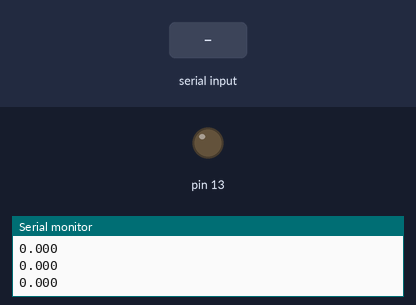
Simulated run of this sketch. Board: Arduino Uno, built with avr-gcc and run on an emulated ATmega328P. Shown: output pins drawn as LEDs (lit = HIGH), the last lines printed to the serial monitor. The inputs (shaded band) are chosen by the test bench.

Above: at 1.2 s.
1.3 s: "90,45\n" received over Serial
At 2.5 s:
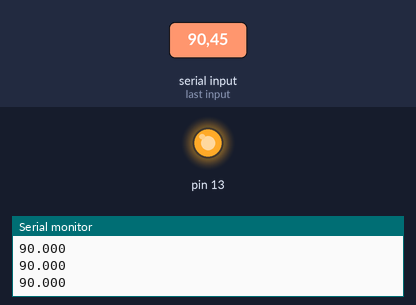
2.8 s: "0\n" received over Serial
At 3.5 s:
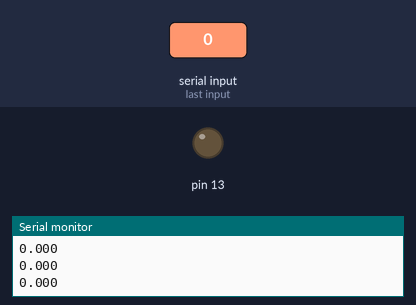
4.3 s: "30,150\n" received over Serial
At 4.9 s:
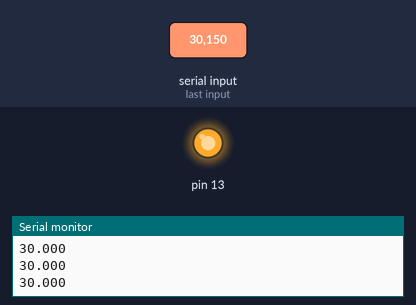
Timing chart, 0 to 7.3 s (numbered marks = the images above; inputs shaded):
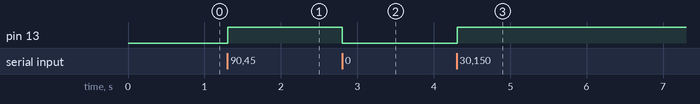

The sketch:

SerialPythonArduino.ino
```cpp
unsigned long lastTime,sampleTime; // Tiempo muestreo

String inputString = "";  // Almacenar la cadena recibida
bool stringComplete = false;// Indicar que ha recibido una cadena
const char separator = ','; // Separador (,)
const int dataLength = 2; // Cantidad de datos que vamos recibir
double data[dataLength]; // Vector que va almacenar los datos recibidos

void setup() {

  Serial.begin(9600); // Configurar los baudios

  sampleTime = 100; // Tiempo de muestreo 100ms
  lastTime = millis(); // Tiempo transcurrido
  pinMode(13, OUTPUT);

}

void loop() {

  if (stringComplete)
  {
    for (int i = 0; i < dataLength ; i++)
    {
      int index = inputString.indexOf(separator);
      data[i] = inputString.substring(0, index).toFloat();
      inputString = inputString.substring(index + 1);
    }
    inputString = "";
    stringComplete = false;

  }
     if (data[0] == 0) {
      digitalWrite(13, LOW);
     }else {
      digitalWrite(13, HIGH);
     }


 if (millis()-lastTime >= sampleTime)
 {
  lastTime=millis();
  Serial.println(data[0],3);
  //Serial.println(data[1],3);
 }

}

void serialEvent() {
  while (Serial.available()) {
    char inChar = (char)Serial.read();
    inputString += inChar;

    if (inChar == '\n') {
      stringComplete = true;
    }
  }
}
```

Measured:
- after the input at 1.3 s, pin 13: LOW → HIGH at once
- after the input at 2.8 s, pin 13: HIGH → LOW at once
- after the input at 4.3 s, pin 13: LOW → HIGH at once
